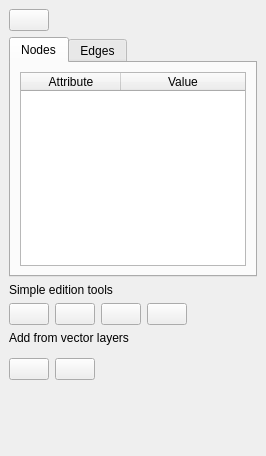
<?xml version="1.0" encoding="UTF-8"?>
<ui version="4.0">
 <class>GraphAnalysisDockWidgetBase</class>
 <widget class="QDockWidget" name="GraphAnalysisDockWidgetBase">
  <property name="geometry">
   <rect>
    <x>0</x>
    <y>0</y>
    <width>266</width>
    <height>456</height>
   </rect>
  </property>
  <property name="windowTitle">
   <string>Graph layer manager</string>
  </property>
  <widget class="QWidget" name="dockWidgetContents">
   <layout class="QVBoxLayout" name="verticalLayout_3">
    <item>
     <layout class="QHBoxLayout" name="horizontalLayout">
      <item>
       <widget class="QPushButton" name="selectionButton">
        <property name="text">
         <string/>
        </property>
        <property name="icon">
         <iconset resource="../../../../../../../../../Downloads/QgsGraphLayerPlugin/graphlayer.qrc">
          <normaloff>:/graphlayerselect.png</normaloff>:/graphlayerselect.png</iconset>
        </property>
        <property name="checkable">
         <bool>true</bool>
        </property>
        <property name="checked">
         <bool>false</bool>
        </property>
       </widget>
      </item>
      <item>
       <spacer name="horizontalSpacer">
        <property name="orientation">
         <enum>Qt::Horizontal</enum>
        </property>
        <property name="sizeHint" stdset="0">
         <size>
          <width>40</width>
          <height>20</height>
         </size>
        </property>
       </spacer>
      </item>
     </layout>
    </item>
    <item>
     <widget class="QTabWidget" name="tabWidget">
      <property name="currentIndex">
       <number>0</number>
      </property>
      <widget class="QWidget" name="tab">
       <attribute name="title">
        <string>Nodes</string>
       </attribute>
       <layout class="QHBoxLayout" name="horizontalLayout_5">
        <item>
         <widget class="QTableWidget" name="tbl_NodeAttributes">
          <property name="editTriggers">
           <set>QAbstractItemView::DoubleClicked</set>
          </property>
          <attribute name="horizontalHeaderHighlightSections">
           <bool>false</bool>
          </attribute>
          <attribute name="horizontalHeaderStretchLastSection">
           <bool>true</bool>
          </attribute>
          <attribute name="verticalHeaderVisible">
           <bool>false</bool>
          </attribute>
          <attribute name="verticalHeaderHighlightSections">
           <bool>false</bool>
          </attribute>
          <column>
           <property name="text">
            <string>Attribute</string>
           </property>
          </column>
          <column>
           <property name="text">
            <string>Value</string>
           </property>
          </column>
         </widget>
        </item>
       </layout>
      </widget>
      <widget class="QWidget" name="tab_2">
       <attribute name="title">
        <string>Edges</string>
       </attribute>
       <layout class="QHBoxLayout" name="horizontalLayout_3">
        <item>
         <widget class="QTableWidget" name="tbl_EdgeAttributes">
          <property name="editTriggers">
           <set>QAbstractItemView::DoubleClicked</set>
          </property>
          <attribute name="horizontalHeaderVisible">
           <bool>false</bool>
          </attribute>
          <attribute name="horizontalHeaderHighlightSections">
           <bool>false</bool>
          </attribute>
          <attribute name="horizontalHeaderStretchLastSection">
           <bool>true</bool>
          </attribute>
          <attribute name="verticalHeaderVisible">
           <bool>false</bool>
          </attribute>
          <attribute name="verticalHeaderHighlightSections">
           <bool>false</bool>
          </attribute>
          <column>
           <property name="text">
            <string>Attribute</string>
           </property>
          </column>
          <column>
           <property name="text">
            <string>Value</string>
           </property>
          </column>
         </widget>
        </item>
       </layout>
      </widget>
     </widget>
    </item>
    <item>
     <widget class="QLabel" name="label">
      <property name="text">
       <string>Simple edition tools</string>
      </property>
     </widget>
    </item>
    <item>
     <layout class="QHBoxLayout" name="horizontalLayout_2">
      <property name="topMargin">
       <number>0</number>
      </property>
      <item>
       <widget class="QPushButton" name="addNodeButton">
        <property name="text">
         <string/>
        </property>
        <property name="icon">
         <iconset resource="../../../../../../../../../Downloads/QgsGraphLayerPlugin/graphlayer.qrc">
          <normaloff>:/graphlayeraddnodes.png</normaloff>:/graphlayeraddnodes.png</iconset>
        </property>
        <property name="checkable">
         <bool>true</bool>
        </property>
       </widget>
      </item>
      <item>
       <widget class="QPushButton" name="addEdgeButton">
        <property name="text">
         <string/>
        </property>
        <property name="icon">
         <iconset resource="../../../../../../../../../Downloads/QgsGraphLayerPlugin/graphlayer.qrc">
          <normaloff>:/graphlayeraddedges.png</normaloff>:/graphlayeraddedges.png</iconset>
        </property>
       </widget>
      </item>
      <item>
       <widget class="QPushButton" name="removeNodeButton">
        <property name="icon">
         <iconset resource="../../../../../../../../../Downloads/QgsGraphLayerPlugin/graphlayer.qrc">
          <normaloff>:/graphlayerdeletenodes.png</normaloff>:/graphlayerdeletenodes.png</iconset>
        </property>
       </widget>
      </item>
      <item>
       <widget class="QPushButton" name="removeEdgeButton">
        <property name="icon">
         <iconset resource="../../../../../../../../../Downloads/QgsGraphLayerPlugin/graphlayer.qrc">
          <normaloff>:/graphlayerdeleteedges.png</normaloff>:/graphlayerdeleteedges.png</iconset>
        </property>
       </widget>
      </item>
      <item>
       <spacer name="horizontalSpacer_2">
        <property name="orientation">
         <enum>Qt::Horizontal</enum>
        </property>
        <property name="sizeHint" stdset="0">
         <size>
          <width>40</width>
          <height>20</height>
         </size>
        </property>
       </spacer>
      </item>
     </layout>
    </item>
    <item>
     <widget class="QLabel" name="label_2">
      <property name="text">
       <string>Add from vector layers</string>
      </property>
     </widget>
    </item>
    <item>
     <layout class="QHBoxLayout" name="horizontalLayout_6">
      <property name="topMargin">
       <number>7</number>
      </property>
      <item>
       <widget class="QPushButton" name="addNodeFromLayerButton">
        <property name="icon">
         <iconset resource="../../../../../../../../../Downloads/QgsGraphLayerPlugin/graphlayer.qrc">
          <normaloff>:/graphlayeraddnodesfromlayer.png</normaloff>:/graphlayeraddnodesfromlayer.png</iconset>
        </property>
       </widget>
      </item>
      <item>
       <widget class="QPushButton" name="addEdgesFromLayerButton">
        <property name="text">
         <string/>
        </property>
        <property name="icon">
         <iconset resource="../../../../../../../../../Downloads/QgsGraphLayerPlugin/graphlayer.qrc">
          <normaloff>:/graphlayeraddedgesfromlayer.png</normaloff>:/graphlayeraddedgesfromlayer.png</iconset>
        </property>
       </widget>
      </item>
      <item>
       <spacer name="horizontalSpacer_3">
        <property name="orientation">
         <enum>Qt::Horizontal</enum>
        </property>
        <property name="sizeHint" stdset="0">
         <size>
          <width>40</width>
          <height>20</height>
         </size>
        </property>
       </spacer>
      </item>
     </layout>
    </item>
    <item>
     <spacer name="verticalSpacer">
      <property name="orientation">
       <enum>Qt::Vertical</enum>
      </property>
      <property name="sizeHint" stdset="0">
       <size>
        <width>20</width>
        <height>40</height>
       </size>
      </property>
     </spacer>
    </item>
   </layout>
  </widget>
 </widget>
 <resources>
  <include location="../../../../../../../../../Downloads/QgsGraphLayerPlugin/graphlayer.qrc"/>
 </resources>
 <connections/>
</ui>
